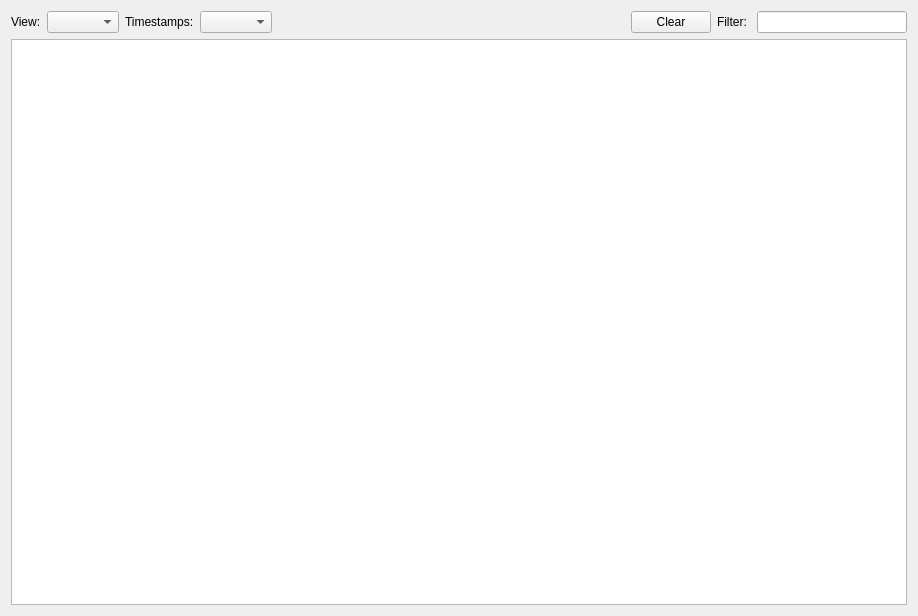
<?xml version="1.0" encoding="UTF-8"?>
<ui version="4.0">
 <class>TraceWindow</class>
 <widget class="QWidget" name="TraceWindow">
  <property name="geometry">
   <rect>
    <x>0</x>
    <y>0</y>
    <width>918</width>
    <height>616</height>
   </rect>
  </property>
  <property name="windowTitle">
   <string>Trace View</string>
  </property>
  <layout class="QVBoxLayout" name="verticalLayout">
   <item>
    <widget class="QWidget" name="widget" native="true">
     <layout class="QHBoxLayout" name="horizontalLayout">
      <property name="leftMargin">
       <number>0</number>
      </property>
      <property name="topMargin">
       <number>0</number>
      </property>
      <property name="rightMargin">
       <number>0</number>
      </property>
      <property name="bottomMargin">
       <number>0</number>
      </property>
      <item>
       <widget class="QLabel" name="label_3">
        <property name="text">
         <string>View:</string>
        </property>
       </widget>
      </item>
      <item>
       <widget class="QComboBox" name="cbViewMode"/>
      </item>
      <item>
       <widget class="QLabel" name="label">
        <property name="text">
         <string>Timestamps:</string>
        </property>
       </widget>
      </item>
      <item>
       <widget class="QComboBox" name="cbTimestampMode"/>
      </item>
      <item>
       <spacer name="horizontalSpacer">
        <property name="orientation">
         <enum>Qt::Horizontal</enum>
        </property>
        <property name="sizeHint" stdset="0">
         <size>
          <width>36</width>
          <height>20</height>
         </size>
        </property>
       </spacer>
      </item>
      <item>
       <widget class="QPushButton" name="TraceClearpushButton">
        <property name="text">
         <string>Clear</string>
        </property>
        <property name="icon">
         <iconset resource="../../cangaroo.qrc">
          <normaloff>:/assets/trash-can-black-icon.svg</normaloff>:/assets/trash-can-black-icon.svg</iconset>
        </property>
        <property name="iconSize">
         <size>
          <width>18</width>
          <height>18</height>
         </size>
        </property>
       </widget>
      </item>
      <item>
       <widget class="QLabel" name="label_2">
        <property name="text">
         <string>Filter: </string>
        </property>
       </widget>
      </item>
      <item>
       <widget class="QLineEdit" name="filterLineEdit">
        <property name="maximumSize">
         <size>
          <width>150</width>
          <height>16777215</height>
         </size>
        </property>
        <property name="toolTip">
         <string/>
        </property>
        <property name="statusTip">
         <string/>
        </property>
        <property name="placeholderText">
         <string/>
        </property>
       </widget>
      </item>
     </layout>
    </widget>
   </item>
   <item>
    <widget class="QTreeView" name="tree">
     <property name="verticalScrollMode">
      <enum>QAbstractItemView::ScrollPerPixel</enum>
     </property>
    </widget>
   </item>
  </layout>
 </widget>
 <resources>
  <include location="../../cangaroo.qrc"/>
 </resources>
 <connections/>
</ui>
